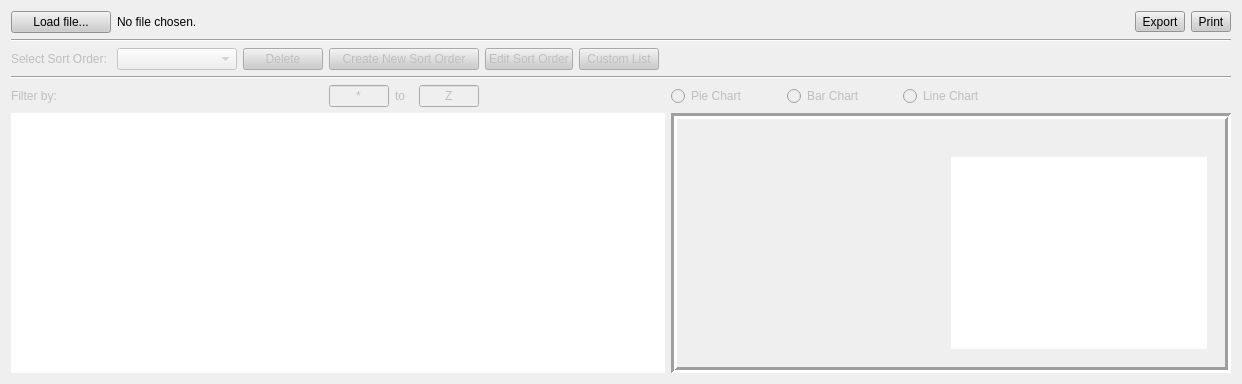
         <widget class="QWidget" name="tabTeach">
          <attribute name="title">
           <string>Teaching</string>
          </attribute>
          <layout class="QGridLayout" name="gridLayout_7">
           <item row="3" column="11">
            <spacer name="horizontalSpacer_4">
             <property name="orientation">
              <enum>Qt::Horizontal</enum>
             </property>
             <property name="sizeHint" stdset="0">
              <size>
               <width>40</width>
               <height>20</height>
              </size>
             </property>
            </spacer>
           </item>
           <item row="3" column="9">
            <spacer name="horizontalSpacer">
             <property name="orientation">
              <enum>Qt::Horizontal</enum>
             </property>
             <property name="sizeHint" stdset="0">
              <size>
               <width>40</width>
               <height>20</height>
              </size>
             </property>
            </spacer>
           </item>
           <item row="3" column="10">
            <spacer name="horizontalSpacer_2">
             <property name="orientation">
              <enum>Qt::Horizontal</enum>
             </property>
             <property name="sizeHint" stdset="0">
              <size>
               <width>40</width>
               <height>20</height>
              </size>
             </property>
            </spacer>
           </item>
           <item row="6" column="0" colspan="9">
            <widget class="QTreeView" name="teachTreeView">
             <property name="sizePolicy">
              <sizepolicy hsizetype="Expanding" vsizetype="Expanding">
               <horstretch>0</horstretch>
               <verstretch>0</verstretch>
              </sizepolicy>
             </property>
             <property name="styleSheet">
              <string notr="true"/>
             </property>
             <property name="frameShape">
              <enum>QFrame::NoFrame</enum>
             </property>
             <property name="frameShadow">
              <enum>QFrame::Sunken</enum>
             </property>
            </widget>
           </item>
           <item row="3" column="7">
            <widget class="QPushButton" name="teachCustomList">
             <property name="enabled">
              <bool>false</bool>
             </property>
             <property name="styleSheet">
              <string notr="true">background-color: rgb(204, 204, 204);</string>
             </property>
             <property name="text">
              <string>Custom List</string>
             </property>
            </widget>
           </item>
           <item row="0" column="14">
            <widget class="QToolButton" name="teachPrintButton">
             <property name="sizePolicy">
              <sizepolicy hsizetype="Fixed" vsizetype="Fixed">
               <horstretch>0</horstretch>
               <verstretch>0</verstretch>
              </sizepolicy>
             </property>
             <property name="toolTip">
              <string>&lt;html&gt;&lt;head/&gt;&lt;body&gt;&lt;p&gt;Print&lt;/p&gt;&lt;/body&gt;&lt;/html&gt;</string>
             </property>
             <property name="layoutDirection">
              <enum>Qt::LeftToRight</enum>
             </property>
             <property name="styleSheet">
              <string notr="true">background-color: rgb(204, 204, 204);</string>
             </property>
             <property name="text">
              <string>Print</string>
             </property>
             <property name="icon">
              <iconset>
               <normalon>:/printer.png</normalon>
              </iconset>
             </property>
             <property name="toolButtonStyle">
              <enum>Qt::ToolButtonTextBesideIcon</enum>
             </property>
            </widget>
           </item>
           <item row="3" column="0">
            <widget class="QLabel" name="teach_sort_label">
             <property name="enabled">
              <bool>false</bool>
             </property>
             <property name="text">
              <string>Select Sort Order:</string>
             </property>
            </widget>
           </item>
           <item row="4" column="0" colspan="15">
            <widget class="Line" name="line_7">
             <property name="orientation">
              <enum>Qt::Horizontal</enum>
             </property>
            </widget>
           </item>
           <item row="1" column="0" colspan="15">
            <widget class="Line" name="line_8">
             <property name="orientation">
              <enum>Qt::Horizontal</enum>
             </property>
            </widget>
           </item>
           <item row="3" column="6">
            <widget class="QPushButton" name="teach_edit_sort">
             <property name="enabled">
              <bool>false</bool>
             </property>
             <property name="styleSheet">
              <string notr="true">background-color: rgb(204, 204, 204);</string>
             </property>
             <property name="text">
              <string>Edit Sort Order</string>
             </property>
            </widget>
           </item>
           <item row="5" column="1" colspan="2">
            <widget class="QLabel" name="teach_filter">
             <property name="enabled">
              <bool>false</bool>
             </property>
             <property name="text">
              <string/>
             </property>
            </widget>
           </item>
           <item row="3" column="2">
            <widget class="QPushButton" name="teach_delete_sort">
             <property name="enabled">
              <bool>false</bool>
             </property>
             <property name="styleSheet">
              <string notr="true">background-color: rgb(204, 204, 204);</string>
             </property>
             <property name="text">
              <string>Delete</string>
             </property>
            </widget>
           </item>
           <item row="0" column="1" colspan="12">
            <widget class="QLabel" name="teach_file_label">
             <property name="sizePolicy">
              <sizepolicy hsizetype="MinimumExpanding" vsizetype="Preferred">
               <horstretch>0</horstretch>
               <verstretch>0</verstretch>
              </sizepolicy>
             </property>
             <property name="text">
              <string>No file chosen.</string>
             </property>
            </widget>
           </item>
           <item row="5" column="3">
            <widget class="QLineEdit" name="teach_filter_from">
             <property name="enabled">
              <bool>false</bool>
             </property>
             <property name="sizePolicy">
              <sizepolicy hsizetype="Preferred" vsizetype="Fixed">
               <horstretch>0</horstretch>
               <verstretch>0</verstretch>
              </sizepolicy>
             </property>
             <property name="maximumSize">
              <size>
               <width>60</width>
               <height>16777215</height>
              </size>
             </property>
             <property name="text">
              <string>*</string>
             </property>
             <property name="maxLength">
              <number>1</number>
             </property>
             <property name="alignment">
              <set>Qt::AlignCenter</set>
             </property>
            </widget>
           </item>
           <item row="3" column="1">
            <widget class="QComboBox" name="teach_sort">
             <property name="enabled">
              <bool>false</bool>
             </property>
             <property name="sizePolicy">
              <sizepolicy hsizetype="Preferred" vsizetype="Fixed">
               <horstretch>0</horstretch>
               <verstretch>0</verstretch>
              </sizepolicy>
             </property>
             <property name="minimumSize">
              <size>
               <width>120</width>
               <height>0</height>
              </size>
             </property>
            </widget>
           </item>
           <item row="5" column="4">
            <widget class="QLabel" name="teach_to_label">
             <property name="enabled">
              <bool>false</bool>
             </property>
             <property name="text">
              <string>to</string>
             </property>
            </widget>
           </item>
           <item row="5" column="0">
            <widget class="QLabel" name="teach_filter_label">
             <property name="enabled">
              <bool>false</bool>
             </property>
             <property name="text">
              <string>Filter by:</string>
             </property>
            </widget>
           </item>
           <item row="3" column="3" colspan="3">
            <widget class="QPushButton" name="teach_new_sort">
             <property name="enabled">
              <bool>false</bool>
             </property>
             <property name="sizePolicy">
              <sizepolicy hsizetype="Preferred" vsizetype="Fixed">
               <horstretch>0</horstretch>
               <verstretch>0</verstretch>
              </sizepolicy>
             </property>
             <property name="minimumSize">
              <size>
               <width>150</width>
               <height>0</height>
              </size>
             </property>
             <property name="styleSheet">
              <string notr="true">background-color: rgb(204, 204, 204);</string>
             </property>
             <property name="text">
              <string>Create New Sort Order</string>
             </property>
             <property name="checkable">
              <bool>false</bool>
             </property>
             <property name="checked">
              <bool>false</bool>
             </property>
             <property name="autoDefault">
              <bool>false</bool>
             </property>
             <property name="default">
              <bool>false</bool>
             </property>
            </widget>
           </item>
           <item row="0" column="0">
            <widget class="QPushButton" name="teach_load_file">
             <property name="minimumSize">
              <size>
               <width>100</width>
               <height>0</height>
              </size>
             </property>
             <property name="toolTip">
              <string>&lt;html&gt;&lt;head/&gt;&lt;body&gt;&lt;p&gt;Load Teaching CSV File&lt;/p&gt;&lt;/body&gt;&lt;/html&gt;</string>
             </property>
             <property name="autoFillBackground">
              <bool>false</bool>
             </property>
             <property name="styleSheet">
              <string notr="true">background-color: rgb(204, 204, 204);</string>
             </property>
             <property name="text">
              <string>Load file...</string>
             </property>
            </widget>
           </item>
           <item row="5" column="10">
            <widget class="QRadioButton" name="teach_bar_button">
             <property name="enabled">
              <bool>false</bool>
             </property>
             <property name="text">
              <string>Bar Chart</string>
             </property>
            </widget>
           </item>
           <item row="0" column="13">
            <widget class="QToolButton" name="teachExportButton">
             <property name="sizePolicy">
              <sizepolicy hsizetype="Fixed" vsizetype="Fixed">
               <horstretch>0</horstretch>
               <verstretch>0</verstretch>
              </sizepolicy>
             </property>
             <property name="toolTip">
              <string>Export to pdf</string>
             </property>
             <property name="layoutDirection">
              <enum>Qt::LeftToRight</enum>
             </property>
             <property name="styleSheet">
              <string notr="true">background-color: rgb(204, 204, 204);</string>
             </property>
             <property name="text">
              <string>Export</string>
             </property>
             <property name="icon">
              <iconset resource="../images.qrc">
               <normaloff>:/Pdf.svg</normaloff>:/Pdf.svg</iconset>
             </property>
             <property name="toolButtonStyle">
              <enum>Qt::ToolButtonTextBesideIcon</enum>
             </property>
            </widget>
           </item>
           <item row="5" column="11">
            <widget class="QRadioButton" name="teach_line_button">
             <property name="enabled">
              <bool>false</bool>
             </property>
             <property name="text">
              <string>Line Chart</string>
             </property>
            </widget>
           </item>
           <item row="5" column="5">
            <widget class="QLineEdit" name="teach_filter_to">
             <property name="enabled">
              <bool>false</bool>
             </property>
             <property name="sizePolicy">
              <sizepolicy hsizetype="Preferred" vsizetype="Fixed">
               <horstretch>0</horstretch>
               <verstretch>0</verstretch>
              </sizepolicy>
             </property>
             <property name="maximumSize">
              <size>
               <width>60</width>
               <height>16777215</height>
              </size>
             </property>
             <property name="text">
              <string>Z</string>
             </property>
             <property name="maxLength">
              <number>1</number>
             </property>
             <property name="alignment">
              <set>Qt::AlignCenter</set>
             </property>
            </widget>
           </item>
           <item row="5" column="9">
            <widget class="QRadioButton" name="teach_pie_button">
             <property name="enabled">
              <bool>false</bool>
             </property>
             <property name="text">
              <string>Pie Chart</string>
             </property>
            </widget>
           </item>
           <item row="6" column="9" colspan="6">
            <widget class="QFrame" name="teachChartFrame">
             <property name="sizePolicy">
              <sizepolicy hsizetype="Preferred" vsizetype="Preferred">
               <horstretch>0</horstretch>
               <verstretch>0</verstretch>
              </sizepolicy>
             </property>
             <property name="minimumSize">
              <size>
               <width>0</width>
               <height>0</height>
              </size>
             </property>
             <property name="frameShape">
              <enum>QFrame::Box</enum>
             </property>
             <property name="frameShadow">
              <enum>QFrame::Sunken</enum>
             </property>
             <property name="lineWidth">
              <number>3</number>
             </property>
             <layout class="QGridLayout" name="gridLayout_21">
              <item row="0" column="0">
               <widget class="QLabel" name="teachGraphTitle">
                <property name="styleSheet">
                 <string notr="true">font: bold 12px;</string>
                </property>
                <property name="text">
                 <string/>
                </property>
                <property name="alignment">
                 <set>Qt::AlignCenter</set>
                </property>
               </widget>
              </item>
              <item row="1" column="0">
               <widget class="QStackedWidget" name="teach_graph_stackedWidget">
                <property name="enabled">
                 <bool>true</bool>
                </property>
                <property name="sizePolicy">
                 <sizepolicy hsizetype="Expanding" vsizetype="Expanding">
                  <horstretch>0</horstretch>
                  <verstretch>0</verstretch>
                 </sizepolicy>
                </property>
                <property name="midLineWidth">
                 <number>0</number>
                </property>
                <property name="currentIndex">
                 <number>0</number>
                </property>
                <widget class="QWidget" name="teach_pie_page">
                 <layout class="QGridLayout" name="gridLayout_10">
                  <item row="0" column="1">
                   <widget class="QListWidget" name="teachPieList">
                    <property name="minimumSize">
                     <size>
                      <width>0</width>
                      <height>0</height>
                     </size>
                    </property>
                    <property name="maximumSize">
                     <size>
                      <width>16777215</width>
                      <height>16777215</height>
                     </size>
                    </property>
                    <property name="baseSize">
                     <size>
                      <width>0</width>
                      <height>0</height>
                     </size>
                    </property>
                    <property name="focusPolicy">
                     <enum>Qt::NoFocus</enum>
                    </property>
                    <property name="layoutDirection">
                     <enum>Qt::LeftToRight</enum>
                    </property>
                    <property name="frameShape">
                     <enum>QFrame::NoFrame</enum>
                    </property>
                    <property name="selectionMode">
                     <enum>QAbstractItemView::NoSelection</enum>
                    </property>
                   </widget>
                  </item>
                  <item row="0" column="0">
                   <widget class="PieChartWidget" name="teachPieChart" native="true">
                    <property name="enabled">
                     <bool>true</bool>
                    </property>
                    <property name="sizePolicy">
                     <sizepolicy hsizetype="Expanding" vsizetype="Expanding">
                      <horstretch>0</horstretch>
                      <verstretch>0</verstretch>
                     </sizepolicy>
                    </property>
                    <property name="minimumSize">
                     <size>
                      <width>250</width>
                      <height>0</height>
                     </size>
                    </property>
                    <property name="maximumSize">
                     <size>
                      <width>16777215</width>
                      <height>16777215</height>
                     </size>
                    </property>
                    <property name="focusPolicy">
                     <enum>Qt::TabFocus</enum>
                    </property>
                    <property name="layoutDirection">
                     <enum>Qt::LeftToRight</enum>
                    </property>
                    <property name="styleSheet">
                     <string notr="true"/>
                    </property>
                    <layout class="QGridLayout" name="_5">
                     <property name="spacing">
                      <number>0</number>
                     </property>
                    </layout>
                   </widget>
                  </item>
                 </layout>
                 <zorder>teachPieChart</zorder>
                 <zorder>teachPieList</zorder>
                </widget>
                <widget class="QWidget" name="teach_bar_page">
                 <layout class="QGridLayout" name="gridLayout_13">
                  <item row="1" column="0">
                   <widget class="QCustomPlot" name="teachBarChart" native="true">
                    <property name="enabled">
                     <bool>true</bool>
                    </property>
                    <property name="sizePolicy">
                     <sizepolicy hsizetype="Expanding" vsizetype="Expanding">
                      <horstretch>0</horstretch>
                      <verstretch>0</verstretch>
                     </sizepolicy>
                    </property>
                    <property name="minimumSize">
                     <size>
                      <width>250</width>
                      <height>0</height>
                     </size>
                    </property>
                    <property name="maximumSize">
                     <size>
                      <width>16777215</width>
                      <height>16777215</height>
                     </size>
                    </property>
                    <property name="focusPolicy">
                     <enum>Qt::TabFocus</enum>
                    </property>
                    <property name="layoutDirection">
                     <enum>Qt::LeftToRight</enum>
                    </property>
                    <property name="styleSheet">
                     <string notr="true"/>
                    </property>
                    <layout class="QGridLayout" name="_9">
                     <property name="spacing">
                      <number>0</number>
                     </property>
                    </layout>
                   </widget>
                  </item>
                 </layout>
                </widget>
                <widget class="QWidget" name="teach_line_page">
                 <property name="enabled">
                  <bool>true</bool>
                 </property>
                 <layout class="QGridLayout" name="gridLayout_12">
                  <item row="0" column="0">
                   <widget class="QCustomPlot" name="teachLineChart" native="true"/>
                  </item>
                 </layout>
                </widget>
               </widget>
              </item>
             </layout>
             <zorder>teach_graph_stackedWidget</zorder>
             <zorder>teachGraphTitle</zorder>
            </widget>
           </item>
           <item row="3" column="12">
            <spacer name="horizontalSpacer_14">
             <property name="orientation">
              <enum>Qt::Horizontal</enum>
             </property>
             <property name="sizeHint" stdset="0">
              <size>
               <width>40</width>
               <height>20</height>
              </size>
             </property>
            </spacer>
           </item>
          </layout>
          <zorder>teachChartFrame</zorder>
          <zorder>teachTreeView</zorder>
          <zorder>line_7</zorder>
          <zorder>line_8</zorder>
          <zorder>teachExportButton</zorder>
          <zorder>teachPrintButton</zorder>
          <zorder>teach_new_sort</zorder>
          <zorder>teach_sort_label</zorder>
          <zorder>teach_load_file</zorder>
          <zorder>teach_filter_from</zorder>
          <zorder>teach_filter_label</zorder>
          <zorder>teach_filter</zorder>
          <zorder>teach_to_label</zorder>
          <zorder>teach_sort</zorder>
          <zorder>teach_delete_sort</zorder>
          <zorder>teach_filter_to</zorder>
          <zorder>teach_file_label</zorder>
          <zorder>teach_edit_sort</zorder>
          <zorder>teachCustomList</zorder>
          <zorder>horizontalSpacer</zorder>
          <zorder>horizontalSpacer_2</zorder>
          <zorder>horizontalSpacer_4</zorder>
          <zorder>teach_pie_button</zorder>
          <zorder>teach_bar_button</zorder>
          <zorder>teach_line_button</zorder>
          <zorder>horizontalSpacer_14</zorder>
         </widget>
